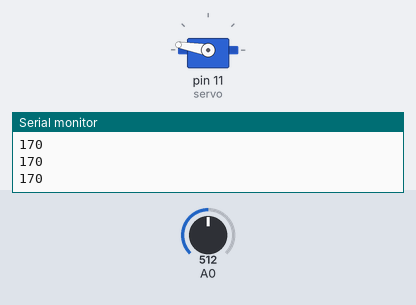
Bench run of a sketch on a simulated Arduino Uno, built with avr-gcc and run on an emulated ATmega328P. Parts: servo, the last lines printed to the serial monitor. Inputs (shaded band) come from the test bench; at power-on: A0 = 512.

Above: at 1.2 s.
1.3 s: A0 set to 716
At 1.8 s:
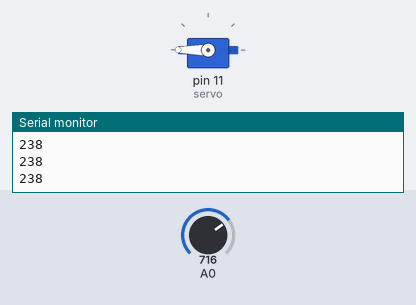
2.8 s: A0 set to 306
At 4.0 s:
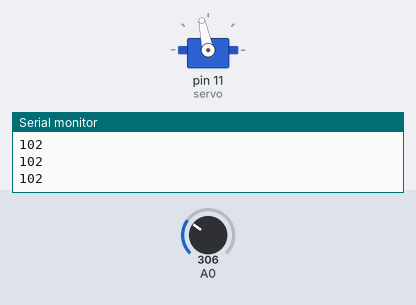
4.3 s: A0 set to 122
At 5.3 s:
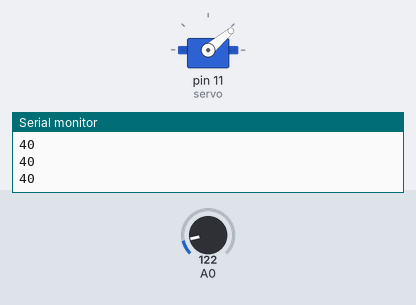
5.8 s: A0 set to 0
At 6.4 s:
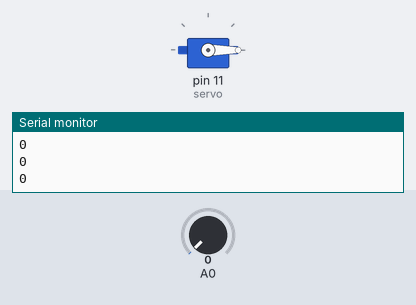
7.3 s: A0 set to 511
At 8.5 s:
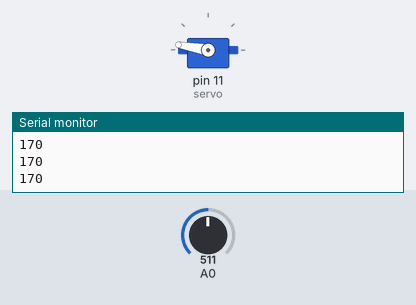
8.8 s: A0 set to 900
At 10.0 s:
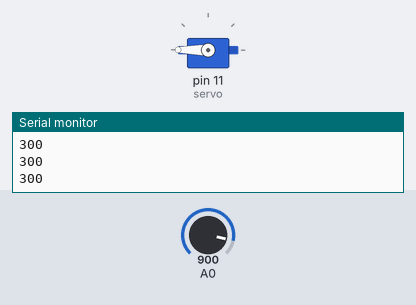
Timing chart, 0 to 11.3 s (numbered marks = the images above; inputs shaded):
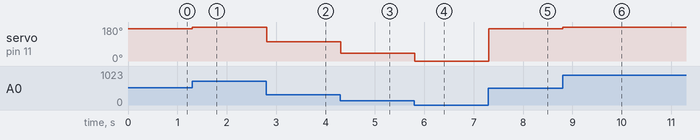

Measured:
- after the input at 1.3 s, servo on pin 11 (servo): 170° → 180° at once
- after the input at 2.8 s, servo on pin 11 (servo): 180° → 102° at once
- after the input at 4.3 s, servo on pin 11 (servo): 102° → 40° at once
- after the input at 5.8 s, servo on pin 11 (servo): 40° → 0° at once
- after the input at 7.3 s, servo on pin 11 (servo): 0° → 170° at once
- after the input at 8.8 s, servo on pin 11 (servo): 170° → 180° at once

The sketch:

potentiometer-servo.ino
```cpp
#include <Servo.h>
Servo servo;

void setup() {
  servo.attach(11);
  Serial.begin(9600);
  servo.write(0);
}

void loop() {
  int p = analogRead(A0)/3;
  Serial.println(p);
  servo.write(p);
}
```
